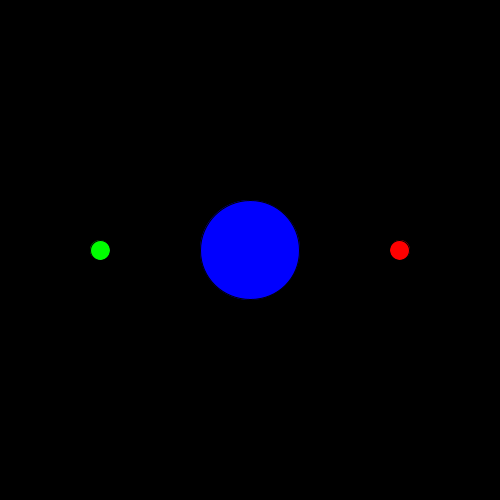
Frame 1 (no input)
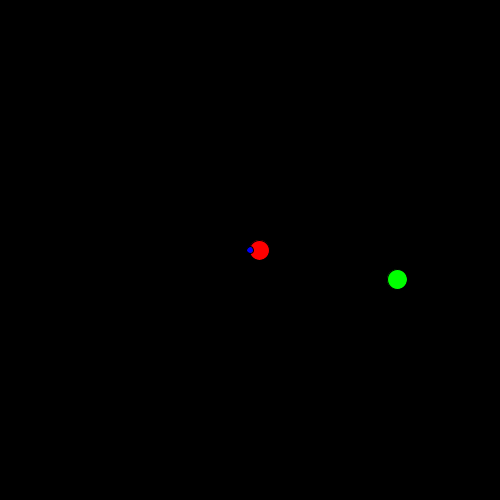
Frame 60 (the mouse pressed at the canvas centre just before this capture)
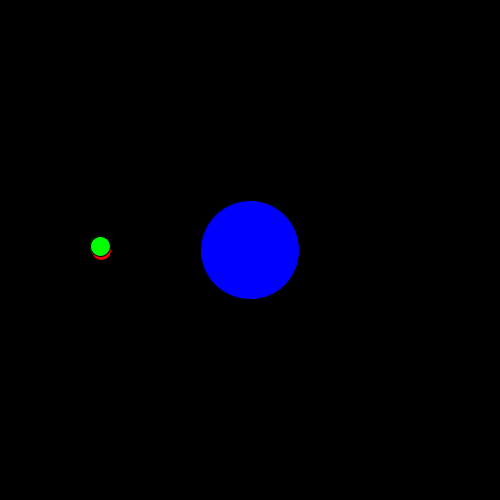
Frame 120 (the mouse held since frame 60 and released just before this capture)

The Processing sketch that drew these frames (run headless with seeded random() and noise(); from frame 60 on, the mouse is pressed at the canvas centre):

// Processing sketch: cours_03_04_cosin
// ── cours_03_04_cosin.pde
/*
La valeur sinus d'un angle compris entre 0 et 360 degrées sera comprise
entre -1 et 1
*/


float phi; //angle de départ
float speedPhi; //vitesse de l'ange
float periode; //duree de l'angle
float amplitude;

void setup()
{
  size(500, 500);
  periode = 250;
  speedPhi = TWO_PI/periode;
  amplitude = 150;
 }

void draw()
{
  background(0);
  
  updateSin();
  println(cos(phi));
  
  //Line motion
  float lx =width/2 + cos(phi) * amplitude;
  fill(255, 0, 0);
  ellipse(lx, height/2, 20, 20);
  
  //circular motion
  float eta = cos(phi) * PI;
  float cx = width/2 + cos(eta) * 150;
  float cy = height/2 + sin(eta) * 150;
  fill(0, 255, 0);
  ellipse(cx, cy, 20, 20);
  
  //sizeMotion
  float radius = cos(phi) * 50;
  fill(0, 0, 255);
  ellipse(width/2, height/2, radius * 2, radius * 2);
}

void updateSin()
{
  phi += speedPhi;
}
